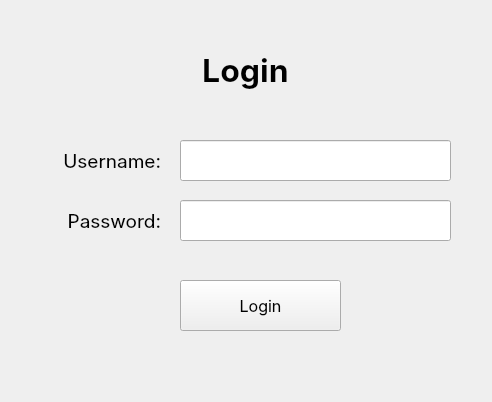
<?xml version="1.0" encoding="UTF-8"?>
<ui version="4.0">
 <class>Form</class>
 <widget class="QWidget" name="Form">
  <property name="geometry">
   <rect>
    <x>0</x>
    <y>0</y>
    <width>492</width>
    <height>402</height>
   </rect>
  </property>
  <property name="windowTitle">
   <string>Form</string>
  </property>
  <widget class="QLabel" name="label_7">
   <property name="geometry">
    <rect>
     <x>0</x>
     <y>40</y>
     <width>491</width>
     <height>61</height>
    </rect>
   </property>
   <property name="font">
    <font>
     <family>Inter</family>
     <pointsize>24</pointsize>
     <weight>75</weight>
     <bold>true</bold>
    </font>
   </property>
   <property name="text">
    <string>Login</string>
   </property>
   <property name="alignment">
    <set>Qt::AlignCenter</set>
   </property>
  </widget>
  <widget class="QLabel" name="label_8">
   <property name="geometry">
    <rect>
     <x>0</x>
     <y>200</y>
     <width>161</width>
     <height>41</height>
    </rect>
   </property>
   <property name="font">
    <font>
     <family>Inter</family>
     <pointsize>14</pointsize>
     <weight>50</weight>
     <bold>false</bold>
    </font>
   </property>
   <property name="text">
    <string>Password:</string>
   </property>
   <property name="alignment">
    <set>Qt::AlignRight|Qt::AlignTrailing|Qt::AlignVCenter</set>
   </property>
  </widget>
  <widget class="QLabel" name="label_9">
   <property name="geometry">
    <rect>
     <x>0</x>
     <y>140</y>
     <width>161</width>
     <height>41</height>
    </rect>
   </property>
   <property name="font">
    <font>
     <family>Inter</family>
     <pointsize>14</pointsize>
     <weight>50</weight>
     <bold>false</bold>
    </font>
   </property>
   <property name="text">
    <string>Username:</string>
   </property>
   <property name="alignment">
    <set>Qt::AlignRight|Qt::AlignTrailing|Qt::AlignVCenter</set>
   </property>
  </widget>
  <widget class="QLineEdit" name="loginUsername">
   <property name="geometry">
    <rect>
     <x>180</x>
     <y>140</y>
     <width>271</width>
     <height>41</height>
    </rect>
   </property>
   <property name="font">
    <font>
     <family>Inter</family>
     <pointsize>12</pointsize>
    </font>
   </property>
   <property name="text">
    <string/>
   </property>
  </widget>
  <widget class="QLineEdit" name="loginPassword">
   <property name="geometry">
    <rect>
     <x>180</x>
     <y>200</y>
     <width>271</width>
     <height>41</height>
    </rect>
   </property>
   <property name="font">
    <font>
     <family>Inter</family>
     <pointsize>12</pointsize>
    </font>
   </property>
   <property name="text">
    <string/>
   </property>
  </widget>
  <widget class="QPushButton" name="loginBtn">
   <property name="geometry">
    <rect>
     <x>180</x>
     <y>280</y>
     <width>161</width>
     <height>51</height>
    </rect>
   </property>
   <property name="font">
    <font>
     <family>Inter</family>
     <pointsize>12</pointsize>
    </font>
   </property>
   <property name="text">
    <string>Login</string>
   </property>
  </widget>
 </widget>
 <resources/>
 <connections/>
</ui>
